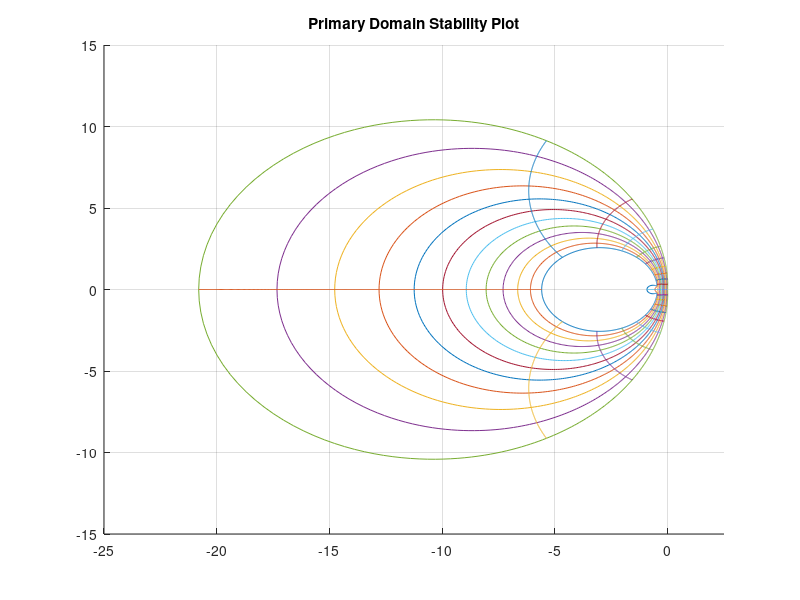
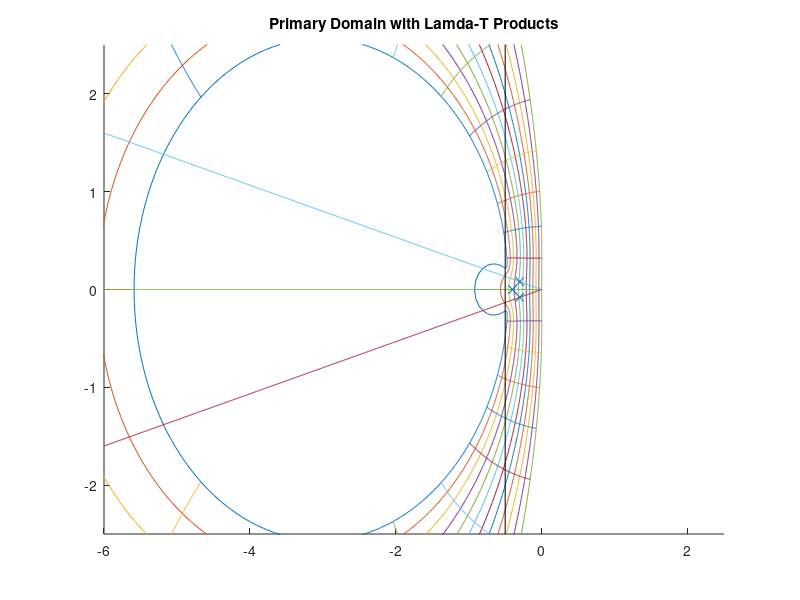
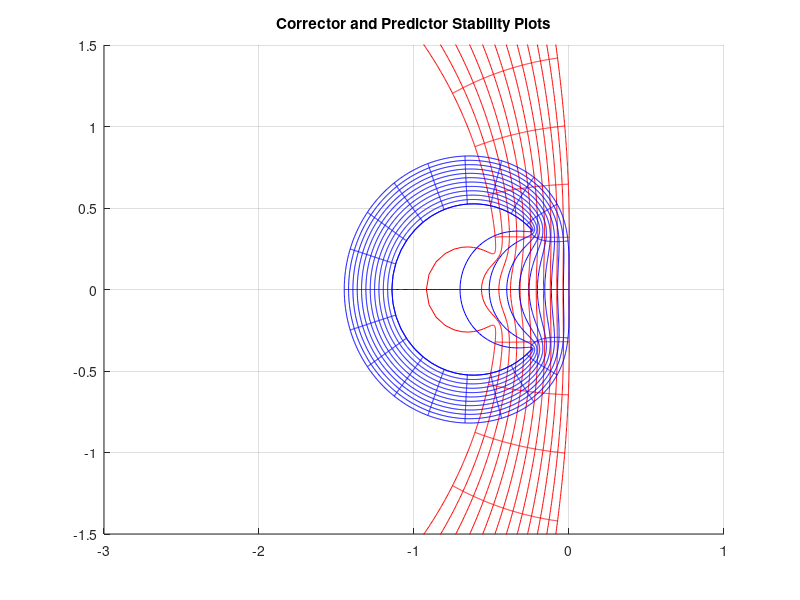

Write the MATLAB code that produced these figures, in order.
%Tyler Matthews
%System Simluation Midterm P4
clc; close all; %Clear console and close figures

%% PART C
Nt=21;
Nr=12;

num = [0.46 0.29 -0.32]
den = [1 -1.56 0.56]

Hp = tf(num, den)
zeros = roots(num)
poles = roots(den)

Phi = tf(den, num) %(sigma / roe) : (row - l*sigma)

newNum = [10076 -11552 3368]
badPoints = roots(newNum)
magnitude = abs(badPoints)

theta=linspace(0,2*pi,1001); 
rho=linspace(0.595,1,1001); 
tvec=linspace(0,2*pi,Nt);
rvec=linspace(0.595,1,Nr);

temp = (roots(den - num*0.5764));
mag = abs(temp)
ang = angle(temp)

for k=1:length(rvec)
 z=rvec(k)*exp(i*theta);
 w = (z.^2-z.*1.56 + 0.56)./(z.^2.*0.46+z.*0.29-0.32);
 hold on
 plot(real(w), imag(w))
 hold off
end

for k=1:length(tvec)-1
 z=rho*exp(i*tvec(k));
 w = (z.^2-z.*1.56 + 0.56)./(z.^2.*0.46+z.*0.29-0.32);
 hold on
 plot(real(w), imag(w))
 hold off
end

grid on
axis([-25 2.5 -15 15])
title('Primary Domain Stability Plot')

%TESTING FOR INTERSECTION POINT
% for N=1:10
%     temp =  0.579 - N*0.0001
%     val = sprintf('N = %0.5f',temp);
%     z = (temp) * exp(i*theta);
%     w = (z.^2-z.*1.56 + 0.56)./(z.^2.*0.46+z.*0.29-0.32);
%     plot(real(w), imag(w));
%     title(val);
%     disp(val);
%     disp(w(1));
%     disp(w(2));
%     pause;
% end

%% PART D
%Getting an actual value for T using the state-space representation in
%problem 03

A = [-4.7, -1.55, -0.55; 0.3, -2.75, -0.35; 1.1, 1.85, -2.55]
B = [1; 0; -1]
C = [2, 1, 1]
D = [0]

lamda = eig(A)

figure;

for k=1:length(rvec)
 z=rvec(k)*exp(i*theta);
 w = (z.^2-z.*1.56 + 0.56)./(z.^2.*0.46+z.*0.29-0.32);
 hold on
 plot(real(w), imag(w))
 hold off
end

for k=1:length(tvec)-1
 z=rho*exp(i*tvec(k));
 w = (z.^2-z.*1.56 + 0.56)./(z.^2.*0.46+z.*0.29-0.32);
 hold on
 plot(real(w), imag(w))
 hold off
end

axis([-6 2.5 -2.5 2.5])
title('Primary Domain with Lamda-T Products')
T = linspace(0,2,1001);

hold on
plot(real(lamda(1)*T), imag(lamda(1)*T))
plot(real(lamda(2)*T), imag(lamda(2)*T))
plot(real(lamda(3)*T), imag(lamda(3)*T))
hold off

disp('Stable, and accurate, values for T would be located inside of the green incompassing line and to the right of the black line in Figure 2')
disp("Using lamda-T products from Problem 3, this would give us T = 0.1 -> Shown by the 'x's on Figure 2")

stable_acc = 0.1;

hold on
    plot([-0.5 -0.5], [-20 20], 'black') 
hold off

hold on
    plot(real(stable_acc * lamda), imag(stable_acc * lamda), 'x')
hold off

%% PART E
figure;

%Corrector Plot
for k=1:length(rvec)
 z=rvec(k)*exp(i*theta);
 w = (z.^2-z.*1.56 + 0.56)./(z.^2.*0.46+z.*0.29-0.32);
 hold on
 plot(real(w), imag(w), 'r')
 hold off
end

for k=1:length(tvec)-1
 z=rho*exp(i*tvec(k));
 w = (z.^2-z.*1.56 + 0.56)./(z.^2.*0.46+z.*0.29-0.32);
 hold on
 plot(real(w), imag(w), 'r')
 hold off
end

theta=linspace(0,2*pi,1001); 
rho=linspace(0.6192,1,1001); 
tvec=linspace(0,2*pi,Nt);
rvec=linspace(0.6192,1,Nr);

%Predictor Plot
for k=1:length(rvec)
 z=rvec(k)*exp(i*theta);
 w=(z.^2-z.*1.45 + 0.45)./(z.*1.27-0.73);
 
 hold on
 plot(real(w), imag(w), 'b')
 hold off
end

for k=1:length(tvec)-1
 z=rho*exp(i*tvec(k));
 w=(z.^2-z.*1.45 + 0.45)./(z.*1.27-0.73);
 hold on
 plot(real(w), imag(w), 'b')
 hold off
end


grid on
axis([-3 1 -1.5 1.5])
title('Corrector and Predictor Stability Plots')

disp(' ')
disp('Stability plot for the predictor is in blue and the stability plot for corrector is in red')
disp('You can see that the plots are similiar, but the corrector plot is much larger')
